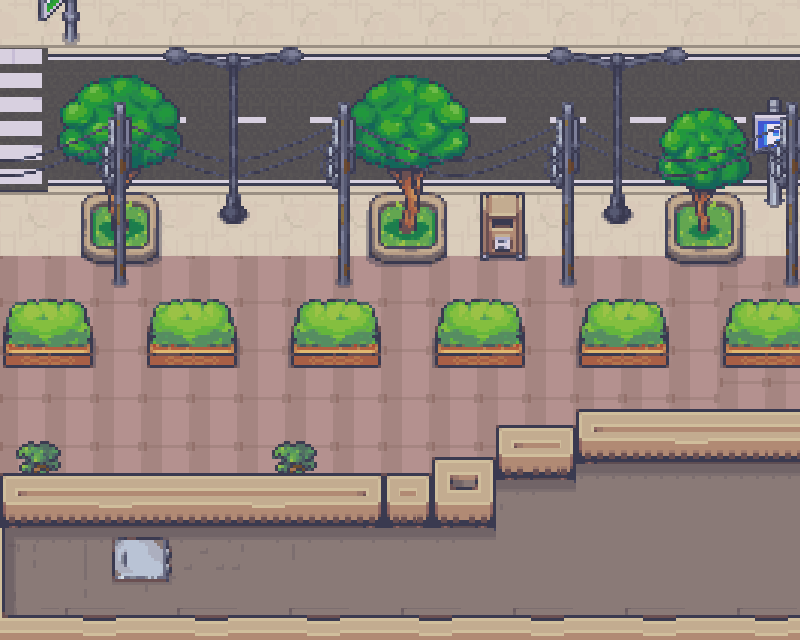

Rendered tile map (Tiled .tmx) drawn with the repository's tilesets; below, a short description and the map source with its tile grids summarised:
An orthogonal 50x40 tile map with 16x16 px tiles, 5 tile layers (road, 7, 1, 2, ...), 8 tilesets and 28 objects.

<map version="1.2" tiledversion="1.3.5" orientation="orthogonal" renderorder="right-down" width="50" height="40" tilewidth="16" tileheight="16" infinite="0" nextlayerid="8" nextobjectid="30">
 <tileset firstgid="1" name="Tileset_1_MV" tilewidth="16" tileheight="16" tilecount="2304" columns="48">
  <image source="damen/Tileset_1_MV.png" trans="000000" width="768" height="768" />
 </tileset>
 <tileset firstgid="2305" name="Tileset_10_MV" tilewidth="16" tileheight="16" tilecount="2304" columns="48">
  <image source="damen/Tileset_10_MV.png" trans="000000" width="768" height="768" />
 </tileset>
 <tileset firstgid="4609" name="17_Visibile_Upstairs_System_48x48" tilewidth="16" tileheight="16" tilecount="3888" columns="48">
  <image source="damen/17_Visibile_Upstairs_System_48x48.png" trans="000000" width="768" height="1296" />
 </tileset>
 <tileset firstgid="8497" name="Museum_room_1_layer_2_48x48" tilewidth="16" tileheight="16" tilecount="3060" columns="60">
  <image source="damen/Museum_room_1_layer_2_48x48.png" trans="000000" width="960" height="816" />
 </tileset>
 <tileset firstgid="11557" name="Tileset_8_MV" tilewidth="16" tileheight="16" tilecount="2304" columns="48">
  <image source="damen/Tileset_8_MV.png" trans="000000" width="768" height="768" />
 </tileset>
 <tileset firstgid="13861" name="Tileset_46_MV" tilewidth="16" tileheight="16" tilecount="2304" columns="48">
  <image source="damen/Tileset_46_MV.png" trans="000000" width="768" height="768" />
 </tileset>
 <tileset firstgid="16165" name="Tileset_30_MV" tilewidth="16" tileheight="16" tilecount="2304" columns="48">
  <image source="damen/Tileset_30_MV.png" trans="000000" width="768" height="768" />
 </tileset>
 <tileset firstgid="18469" name="Japanese_Home_1_Layer_2_48x48" tilewidth="16" tileheight="16" tilecount="2280" columns="57">
  <image source="damen/Japanese_Home_1_Layer_2_48x48.png" trans="000000" width="912" height="642" />
 </tileset>
 <layer id="1" name="road" width="50" height="40">
  <data>[2000 cells, 2000 non-empty, 73 distinct tile ids]</data>
 </layer>
 <layer id="6" name="7" width="50" height="40">
  <data>[2000 cells, 51 non-empty, 36 distinct tile ids]</data>
 </layer>
 <layer id="3" name="1" width="50" height="40">
  <data>[2000 cells, 625 non-empty, 111 distinct tile ids]</data>
 </layer>
 <layer id="4" name="2" width="50" height="40">
  <data>[2000 cells, 490 non-empty, 228 distinct tile ids]</data>
 </layer>
 <layer id="5" name="3" width="50" height="40">
  <data>[2000 cells, 618 non-empty, 207 distinct tile ids]</data>
 </layer>
 <objectgroup id="7" name="object">
  <object id="1" x="80.6667" y="193.333" width="79.3333" height="72.3333" />
  <object id="2" x="369" y="192.333" width="78.3333" height="74.3333" />
  <object id="3" x="481" y="233.75" width="44.75" height="27" />
  <object id="4" x="2" y="473" width="491" height="36" />
  <object id="5" x="496.5" y="425.5" width="81" height="33" />
  <object id="6" x="576.5" y="410" width="260.5" height="29" />
  <object id="7" x="432.333" y="456.667" width="66" height="26" />
  <object id="8" x="-27" y="613" width="894" height="29" />
  <object id="9" x="789" y="413" width="10" height="244" />
  <object id="10" x="1" y="473" width="13" height="205" />
  <object id="11" x="110" y="267" width="19" height="20.5" />
  <object id="12" x="336.5" y="273" width="15" height="16" />
  <object id="13" x="220" y="204.5" width="29" height="19" />
  <object id="14" x="603" y="208.5" width="29.5" height="17.5" />
  <object id="15" x="559.5" y="277.5" width="16" height="11" />
  <object id="16" x="785.5" y="276" width="15" height="11" />
  <object id="17" x="765" y="193" width="18.5" height="15" />
  <object id="18" x="666.5" y="193.5" width="79" height="71" />
  <object id="20" x="3" y="327" width="88" height="39" />
  <object id="21" x="147.333" y="327.667" width="89.3333" height="39.6667" />
  <object id="22" x="291.333" y="325.667" width="89" height="41.6667" />
  <object id="23" x="435.667" y="326.333" width="89.6667" height="42" />
  <object id="24" x="579.5" y="326" width="90" height="41.5" />
  <object id="25" x="723.25" y="325.5" width="82.25" height="41.5" />
  <object id="26" x="0" y="0" width="6" height="492" />
  <object id="27" x="65" y="28" width="14" height="14" />
  <object id="28" x="-1" y="-2" width="856" height="5" />
  <object id="29" x="797" y="-6" width="3" height="431" />
 </objectgroup>
</map>
